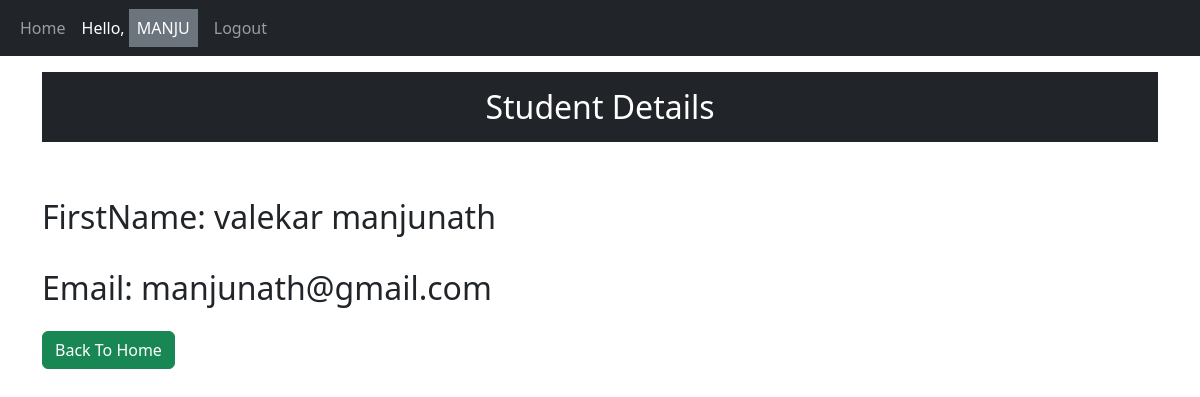
/details/1/ (signed in), run on the app's committed database.
### app/models.py (models this page shows, shortened)
class Student(models.Model):
    first_name = models.CharField(max_length=100)
    last_name = models.CharField(max_length=100)
    branch = models.CharField(max_length=50)
    email = models.EmailField()
    college_code = models.IntegerField()

### app/views.py (the view)
# urls.py: path('details/<int:id>/',views.student_details,name='details'),
def student_details(request,id):
    get_student = Student.objects.get(id=id)
    context = {
        'form':get_student
    }
    return render(request,'student_details.html',context)

### app/templates/student_details.html (shortened to what this page needs)
{% extends 'base.html' %}
{% block content %}
                    <div class="container">
                        <h2 class="text-center bg-dark p-3 mt-3 text-white">Student Details</h2>
                    </div>
                    <br><br>
                    <div class="container">
                        <h2 >FirstName: {{ form.first_name }} {{ form.last_name }}</h2> <br>
                        <h2 class="d-inline">Email: {{ form.email }}</h2><br><br>
                        <a href="{% url 'home' %}" class="btn btn-success text-center">Back To Home</a>
                    </div>
{% endblock %}

### app/templates/base.html (shortened to what this page needs)
<!DOCTYPE html>
{% load static %}
<html lang="en">
<head>
    <link href="https://cdn.jsdelivr.net/npm/bootstrap@5.3.3/dist/css/bootstrap.min.css" rel="stylesheet">
</head>
<body>
            <nav class="navbar navbar-expand-sm bg-dark navbar-dark">
                <div class="container-fluid">
                  <div class="collapse navbar-collapse" id="collapsibleNavbar">
                    <ul class="navbar-nav">
                      {% if request.user.is_authenticated %}
                      <li class="nav-item">
                        <a class="nav-link" href="{% url 'home' %}">Home</a>
                      </li>
                      <li class="nav-item">
                        <a href="" class="nav-link active">Hello,
                          <span class="text-uppercase text-white p-2 bg-secondary">{{ request.user.username }}</span>
                        </a>
                      </li>
                      <li class="nav-item">
                        <a class="nav-link" href="{% url 'logout' %}">Logout</a>
                      </li>
                      {% endif %}
                    </ul>
                  </div>
                </div>
              </nav>
               {% block content %}
               {% endblock %}
</body>
</html>

### data on the page
Student: first_name "valekar", last_name "manjunath", email "manjunath@gmail.com"

### other printed values
{{ request.user.username }} "MANJU"
